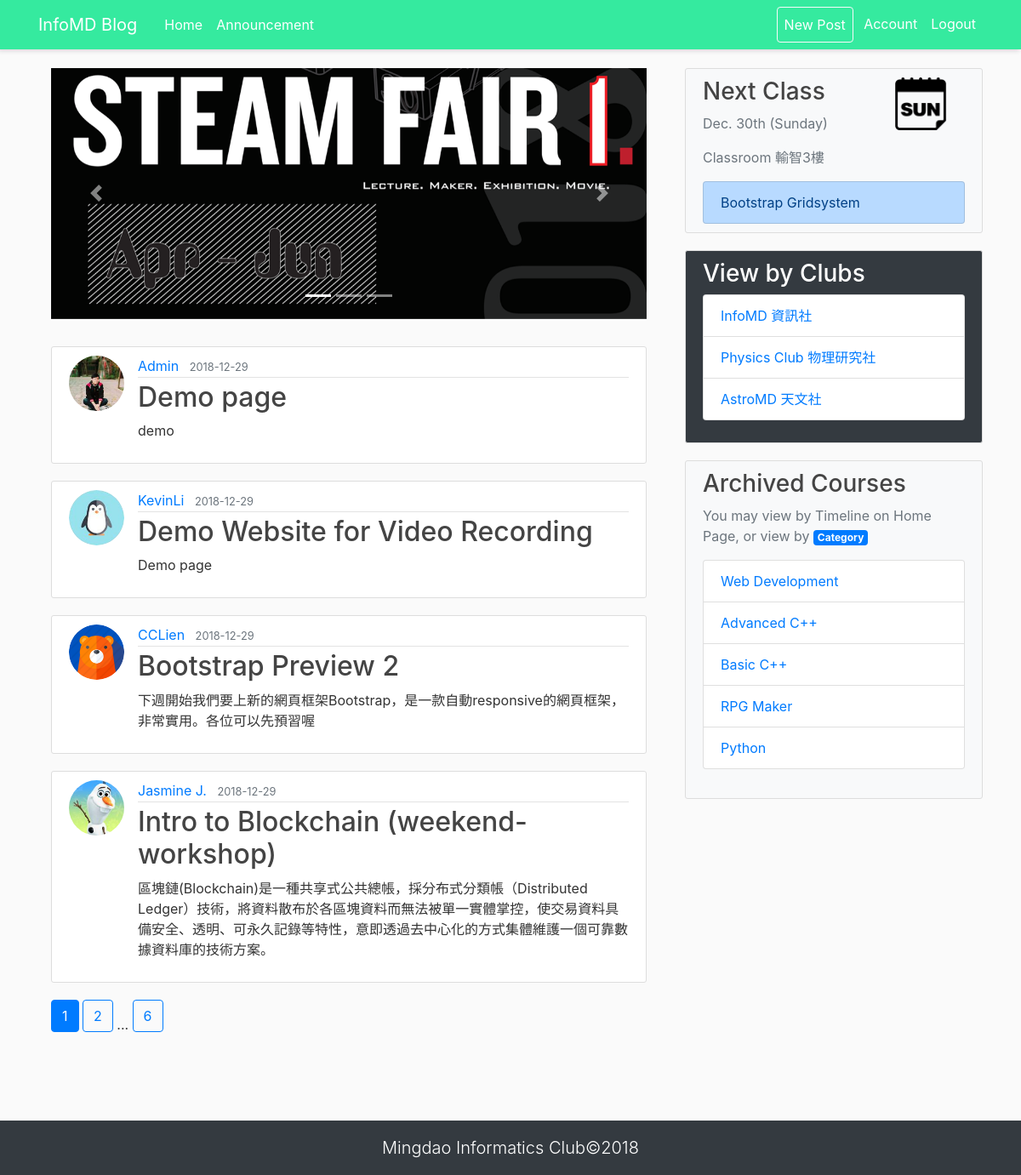
Page /home (signed in) on the committed database.
### flaskBlog/models.py (models this page shows, shortened)
class Post(db.Model):
    id = db.Column(db.Integer, primary_key=True)
    title = db.Column(db.String(100), nullable = False)
    date_posted = db.Column(db.DateTime, nullable = False, default = datetime.utcnow)
    content = db.Column(db.Text, nullable = False)
    user_id = db.Column(db.Integer, db.ForeignKey('user.id'), nullable = True)

class User(db.Model, UserMixin):
    id = db.Column(db.Integer, primary_key=True)
    username = db.Column(db.String(20), unique = True, nullable = False)
    email= db.Column(db.String(120), unique = True, nullable = False)
    image_file = db.Column(db.String(20), nullable = False, default = 'default.jpg')
    password = db.Column(db.String(60), nullable=False)
    post = db.relationship('Post', backref = 'author', lazy = True)

### flaskBlog/routes.py (the view)
@app.route('/home')
@login_required
def home():
    page = request.args.get('page', 1, type=int)
    posts = Post.query.order_by(Post.date_posted.desc()).paginate( page = page, per_page = 4)
    return render_template('home.html', posts=posts)

### flaskBlog/models.py (called while the page is built)
@login_manager.user_loader
def load_user(user_id):
    return User.query.get(int(user_id))

### flaskBlog/templates/home.html (shortened to what this page needs)
<!DOCTYPE html>
<html>
{% extends "layout.html" %}
{% block content %}
  <div class="col-12">
      <div id="carousel" class="carousel slide" data-ride="carousel" style="margin-bottom: 2rem">
          <ol class="carousel-indicators">
            <li data-target="#photo1" data-slide-to="0" class="active"></li>
            <li data-target="#photo2" data-slide-to="1"></li>
            <li data-target="#photo3" data-slide-to="2"></li>
          </ol>
          <div class="carousel-inner">
            <div class="carousel-item active">
              <img class="d-block w-100" src="../static/Carousel-Images/STEAM-Fair.png" alt="First slide">
            </div>
          </div>
          <a class="carousel-control-prev" href="#carousel" role="button" data-slide="prev">
            <span class="carousel-control-prev-icon" aria-hidden="true"></span>
          </a>
          <a class="carousel-control-next" href="#carousel" role="button" data-slide="next">
            <span class="carousel-control-next-icon" aria-hidden="true"></span>
          </a>
        </div>
    {% for post in posts.items %}
        <article class="media content-section">
          <img class="rounded-circle article-img" src="{{ url_for('static', filename = 'profile_pics/' + post.author.image_file) }}">
          <div class="media-body">
            <div class="article-metadata">
              <a class="mr-2" href="{{ url_for('user_posts', username = post.author.username )}}">{{ post.author.username }}</a>
              <small class="text-muted">{{ post.date_posted.strftime('%Y-%m-%d') }}</small>
            </div>
            <h2><a class="article-title" style="cursor: pointer;" href="{{url_for('post', post_id = post.id)}}">{{ post.title }}</a></h2>
            <p class="article-content">{{ post.content }}</p>
          </div>
        </article>
    {% endfor %}
    {% for page_num in posts.iter_pages(left_edge=1, right_edge=1, left_current=1, right_current=2) %}
      {% if page_num %}
        {% if posts.page == page_num %}
          <a class="btn btn-primary mb-4" href="{{ url_for('home', page = page_num)}}">{{ page_num }}</a>
        {% else %}
            <a class="btn btn-outline-primary mb-4" href="{{ url_for('home', page = page_num)}}">{{ page_num }}</a>
        {% endif %}
      {% else %}
      ...
      {% endif %}
    {% endfor %}
  </div>
{% endblock content %}

### flaskBlog/static/main.css (style rules this page uses)
body { background: #fafafa; color: #333333; margin-top: 5rem; }
h1, h2, h3, h4, h5, h6 { color: #444444; }
.content-section { background: #ffffff; padding: 10px 20px; border: 1px solid #dddddd; border-radius: 3px; margin-bottom: 20px; }
.article-title { color: #444444; }
.article-content { white-space: pre-line; }
.article-img { height: 65px; width: 65px; margin-right: 16px; }
.article-metadata { padding-bottom: 1px; margin-bottom: 4px; border-bottom: 1px solid #e3e3e3 }

### rows in the picture
Post: image_file (picture), author.username "Admin", date_posted "2018-12-29", title "Demo page", content "demo"
Post: image_file (picture), author.username "KevinLi", date_posted "2018-12-29", title "Demo Website for Video Recording", content "Demo page"
Post: image_file (picture), author.username "CCLien", date_posted "2018-12-29", title "Bootstrap Preview 2", content "下週開始我們要上新的網頁框架Bootstrap，是一款自動responsive的網頁框架，非常實用。各位可以先預習喔"
Post: image_file (picture), author.username "Jasmine J.", date_posted "2018-12-29", title "Intro to Blockchain (weekend-workshop)", content "區塊鏈(Blockchain)是一種共享式公共總帳，採分布式分類帳（Distributed Ledger）技術，將資料散布於各區塊資料而無法被單一實體掌控，使交易資料具備安全、透明、可永久記錄等特性，意即透過去中心化的方式集體維護一個可靠數據資料庫的技術方案。"

### other values in the picture
{{ page_num }} "1"
{{ page_num }} "2" "6"
